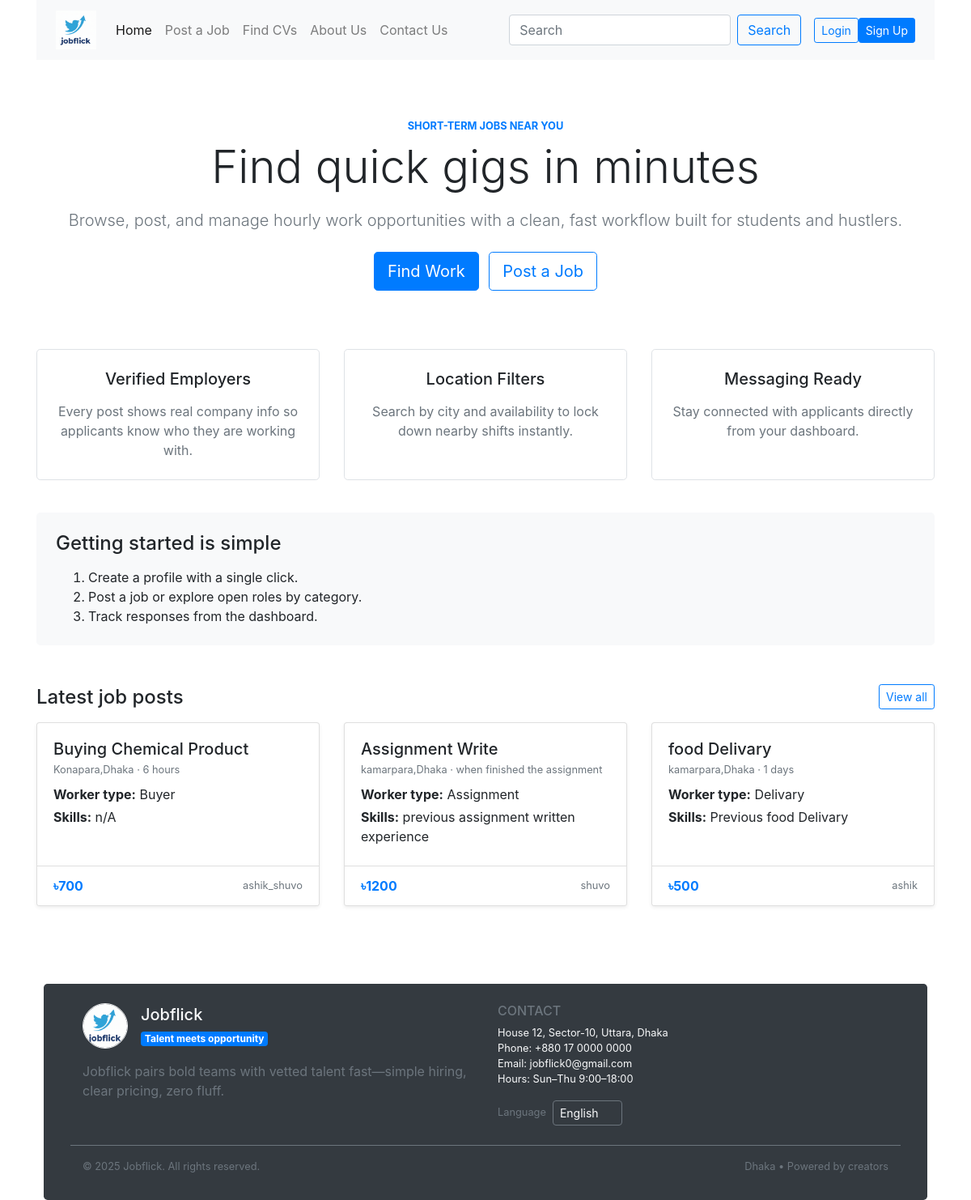
/, run on an earlier commit of the app's database.
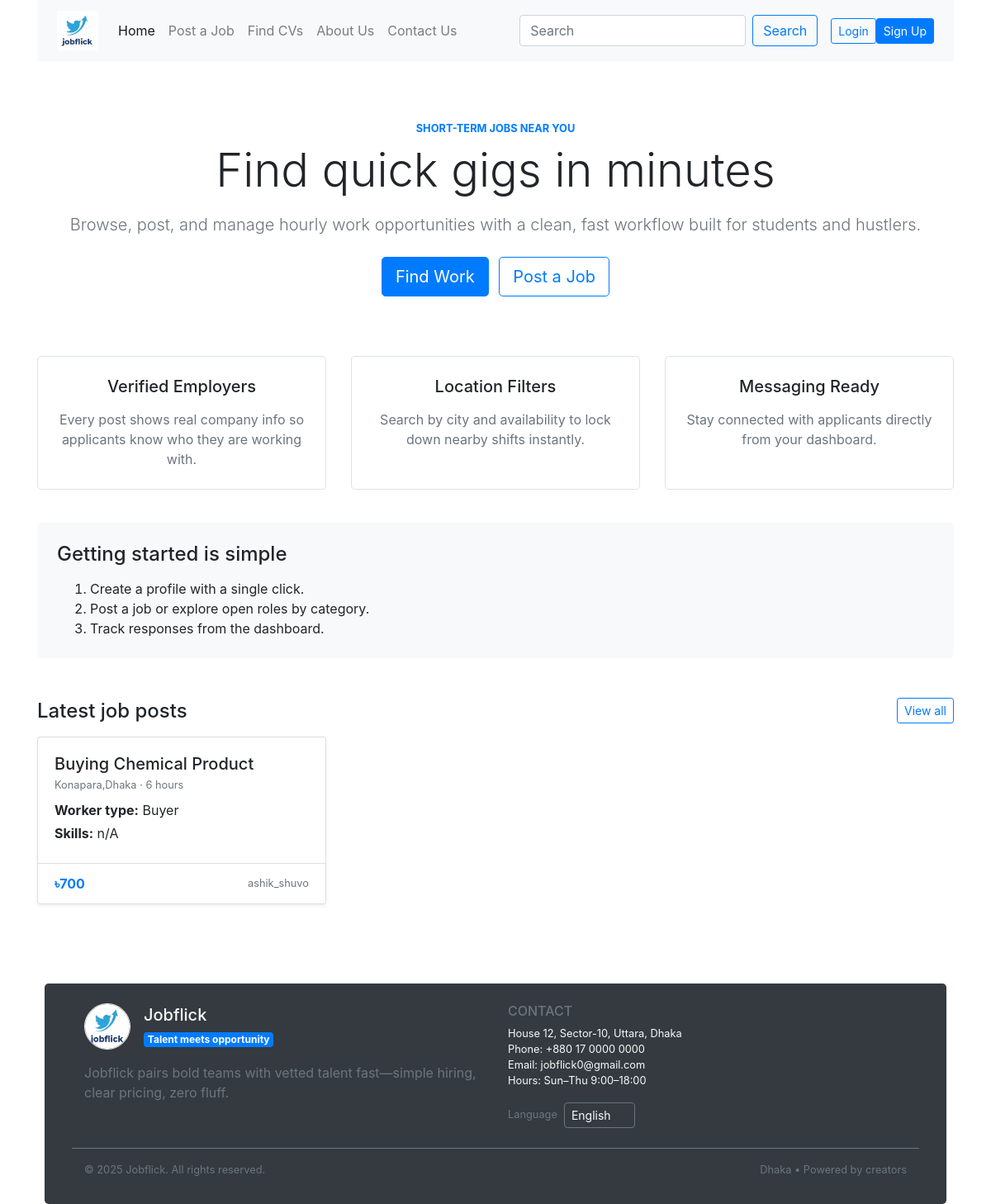
And on a later commit of the database.
### jobs/models.py (models this page shows, shortened)
class Job(models.Model):
	poster = models.ForeignKey(
		settings.AUTH_USER_MODEL,
		on_delete=models.CASCADE,
		related_name="jobs",
	)
	work_title = models.CharField(max_length=200)
	worker_type = models.CharField(max_length=120)
	duration = models.CharField(max_length=120)
	amount = models.PositiveIntegerField()
	location = models.CharField(max_length=120)
	skills = models.CharField(max_length=255)
	tracking_code = models.CharField(max_length=16, unique=True, editable=False, blank=True)
	created_at = models.DateTimeField(auto_now_add=True)
	class Meta:
		ordering = ["-created_at"]

### pages/views.py (the view)
# urls.py: 2. Add a URL to urlpatterns:  path('', views.home, name='home')
def home(request):
    if request.user.is_authenticated and not request.user.is_staff:
        return redirect('user-dashboard')
    jobs = Job.objects.select_related("poster")[:6]
    return render(request, 'pages/home.html', {"featured_jobs": jobs})

### userprofile/context_processors.py (called while the page is built)
def unread_notifications(request):
    if request.user.is_authenticated:
        count = request.user.notifications.filter(is_read=False).count()
    else:
        count = 0
    return {"unread_notifications_count": count}

### pages/templates/pages/home.html (shortened to what this page needs)
{% extends "base.html" %}
{% block content %}
<section class="text-center py-5">
    <p class="text-uppercase text-primary small font-weight-bold mb-2">Short-Term Jobs Near You</p>
    <h1 class="display-4 mb-3">Find quick gigs in minutes</h1>
    <p class="lead text-muted mb-4">Browse, post, and manage hourly work opportunities with a clean, fast workflow built for students and hustlers.</p>
    <div>
        <a href="{% url 'job_list' %}" class="btn btn-primary btn-lg mr-2">Find Work</a>
        <a href="{% url 'post_job' %}" class="btn btn-outline-primary btn-lg">Post a Job</a>
    </div>
</section>
<section class="row text-center py-4">
    <div class="col-md-4 mb-3">
        <div class="border rounded-lg p-4 h-100">
            <h5 class="mb-3">Verified Employers</h5>
            <p class="text-muted mb-0">Every post shows real company info so applicants know who they are working with.</p>
        </div>
    </div>
    <div class="col-md-4 mb-3">
        <div class="border rounded-lg p-4 h-100">
            <h5 class="mb-3">Location Filters</h5>
            <p class="text-muted mb-0">Search by city and availability to lock down nearby shifts instantly.</p>
        </div>
    </div>
    <div class="col-md-4 mb-3">
        <div class="border rounded-lg p-4 h-100">
            <h5 class="mb-3">Messaging Ready</h5>
            <p class="text-muted mb-0">Stay connected with applicants directly from your dashboard.</p>
        </div>
    </div>
</section>
<section class="bg-light rounded-lg p-4">
    <h4 class="mb-3">Getting started is simple</h4>
    <ol class="mb-0">
        <li>Create a profile with a single click.</li>
        <li>Post a job or explore open roles by category.</li>
        <li>Track responses from the dashboard.</li>
    </ol>
</section>
<section class="mt-5">
    <div class="d-flex justify-content-between align-items-center mb-3">
        <h4 class="mb-0">Latest job posts</h4>
        <a class="btn btn-outline-primary btn-sm" href="{% url 'job_list' %}">View all</a>
    </div>
    {% if featured_jobs %}
        <div class="row">
            {% for job in featured_jobs %}
                <div class="col-md-4 mb-4">
                    <div class="card h-100 shadow-sm">
                        <div class="card-body">
                            <h5 class="card-title mb-1">{{ job.work_title }}</h5>
                            <p class="text-muted small mb-2">{{ job.location }} · {{ job.duration }}</p>
                            <p class="mb-1"><strong>Worker type:</strong> {{ job.worker_type }}</p>
                            <p class="mb-1"><strong>Skills:</strong> {{ job.skills }}</p>
                        </div>
                        <div class="card-footer bg-white d-flex justify-content-between align-items-center">
                            <span class="text-primary font-weight-bold">৳{{ job.amount }}</span>
                            <span class="small text-muted">{{ job.poster.username }}</span>
                        </div>
                    </div>
                </div>
            {% endfor %}
        </div>
    {% else %}
        <div class="text-center py-5 bg-white border rounded">
            <h5 class="mb-2">No jobs yet</h5>
            <p class="text-muted mb-3">Be the first to publish a task for the community.</p>
            <a class="btn btn-primary" href="{% url 'post_job' %}">Post a job</a>
        </div>
    {% endif %}
</section>
{% endblock %}

### templates/base.html (shortened to what this page needs)
<!doctype html>
<html lang="en">
<head>
    <link rel="stylesheet" href="https://cdn.jsdelivr.net/npm/bootstrap@4.4.1/dist/css/bootstrap.min.css">
</head>
<body>
    {% if not hide_nav %}
        <header class="container">
            {% include "include/navbar.html" %}
        </header>
    {% endif %}
    <main class="container mt-4">
        {% block content %}{% endblock %}
    </main>
    {% if not hide_footer %}
        {% include "include/footer.html" %}
    {% endif %}
</body>
</html>

### templates/include/navbar.html (shortened to what this page needs)
{% load static %}
<nav class="navbar navbar-expand-lg navbar-light bg-light px-4">
  <a class="navbar-brand" href="{% url 'home' %}">
    <img src="{% static 'images/logo.png' %}" alt="logo" width="50">
  </a>
  <div class="collapse navbar-collapse" id="navbarSupportedContent">
    <ul class="navbar-nav mr-auto mt-3 mt-lg-0">
      <li class="nav-item active">
        <a class="nav-link" href="{% url 'home' %}">Home</a>
      </li>
      <li class="nav-item">
        <a class="nav-link" href="{% url 'post_job' %}">Post a Job</a>
      </li>
      <li class="nav-item">
        <a class="nav-link" href="#">Find CVs</a>
      </li>
      <li class="nav-item">
        <a class="nav-link" href="{% url 'about' %}">About Us</a>
      </li>
      <li class="nav-item">
        <a class="nav-link" href="{% url 'contact' %}">Contact Us</a>
      </li>
    </ul>
    <form class="form-inline my-2 my-lg-0 mr-3">
      <input class="form-control mr-sm-2" type="search" placeholder="Search">
      <button class="btn btn-outline-primary my-2 my-sm-0" type="submit">Search</button>
    </form>
<div class="d-flex flex-column flex-lg-row align-items-start">
  {% if user.is_authenticated %}
    <a href="{% url 'logout' %}" class="btn btn-danger mb-2 mb-lg-0 me-lg-2 btn-sm">Logout</a>
  {% else %}
    <a href="{% url 'login' %}" class="btn btn-outline-primary mb-2 mb-lg-0 me-lg-2 btn-sm">Login</a>
    <a href="{% url 'signup' %}" class="btn btn-primary btn-sm">Sign Up</a>
  {% endif %}
</div>
  </div>
</nav>

### templates/include/footer.html (shortened to what this page needs)
{% load static %}
<footer class="bg-white mt-5 pt-4">
  <div class="container px-4">
    <div class="bg-dark text-light rounded-lg p-4 px-md-5">
      <div class="row mb-4 align-items-start">
      <div class="col-md-6 mb-4 mb-md-0">
        <div class="d-flex align-items-center mb-3">
          <img src="{% static 'images/logo.png' %}" alt="Jobflick" width="56" height="56" class="rounded-circle border border-light">
          <div class="ml-3">
            <strong class="h5 d-block mb-1">Jobflick</strong>
            <span class="badge badge-primary">Talent meets opportunity</span>
          </div>
        </div>
        <p class="text-muted mb-0">Jobflick pairs bold teams with vetted talent fast—simple hiring, clear pricing, zero fluff.</p>
      </div>
      <div class="col-md-6">
        <h6 class="text-uppercase text-secondary">Contact</h6>
        <ul class="list-unstyled small mb-3">
          <li>House 12, Sector-10, Uttara, Dhaka</li>
          <li>Phone: <a class="text-light" href="tel:+8801700000000">+880 17 0000 0000</a></li>
          <li>Email: <a class="text-light" href="mailto:jobflick0@gmail.com">jobflick0@gmail.com</a></li>
          <li>Hours: Sun–Thu 9:00–18:00</li>
        </ul>
        <div class="d-flex align-items-center">
          <label class="mr-2 mb-0 small text-secondary" for="footer-language">Language</label>
          <select id="footer-language" class="custom-select custom-select-sm w-auto bg-dark text-light border-secondary">
            <option selected>English</option>
          </select>
        </div>
      </div>
      </div>
      <div class="row border-top border-secondary pt-3 mt-3 pb-1 pb-md-2">
        <div class="col-12 small text-muted d-flex justify-content-between flex-column flex-md-row">
          <span>© {% now "Y" %} Jobflick. All rights reserved.</span>
          <span>Dhaka • Powered by creators</span>
        </div>
      </div>
    </div>
  </div>
</footer>

What changed in the data, as far as the page shows it:
removed Job: work_title "Assignment Write", location "kamarpara,Dhaka", duration "when finished the assignment", worker_type "Assignment", skills "previous assignment written experience", amount "1200", poster.username "shuvo"
removed Job: work_title "food Delivary", location "kamarpara,Dhaka", duration "1 days", worker_type "Delivary", skills "Previous food Delivary", amount "500", poster.username "ashik"
